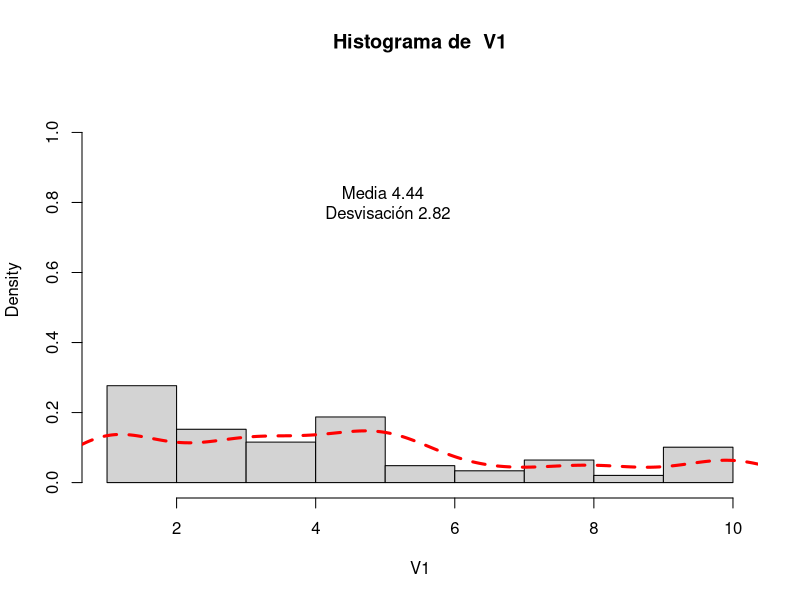
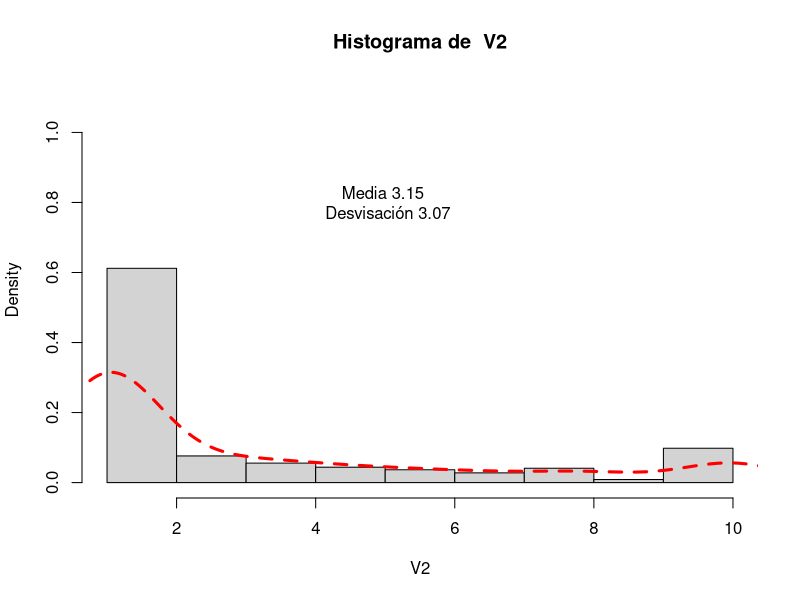
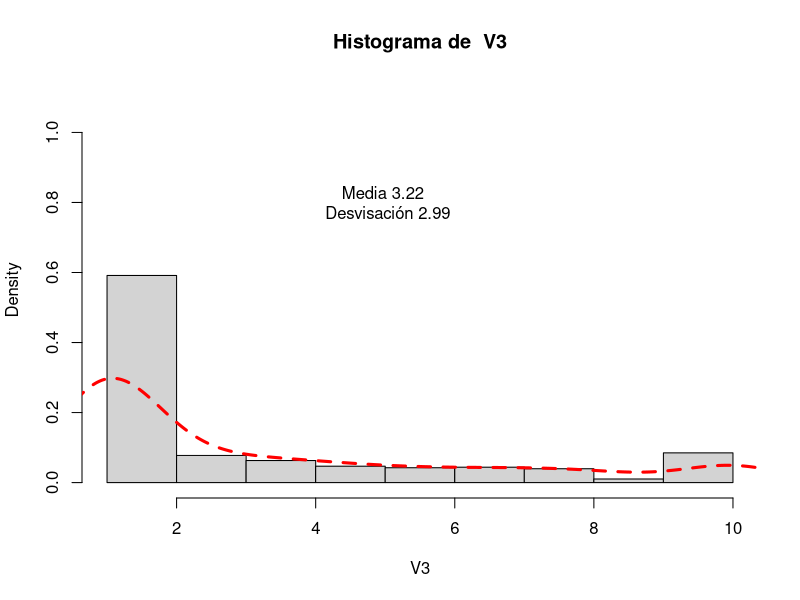
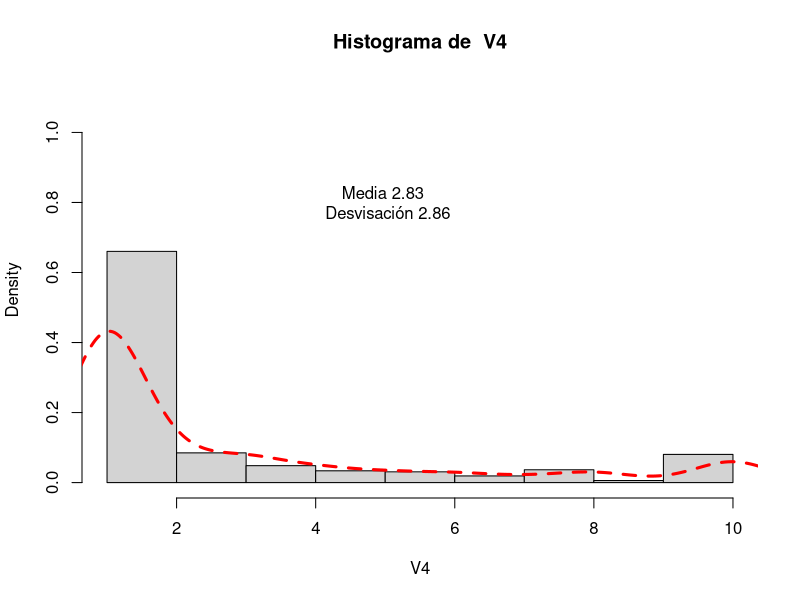
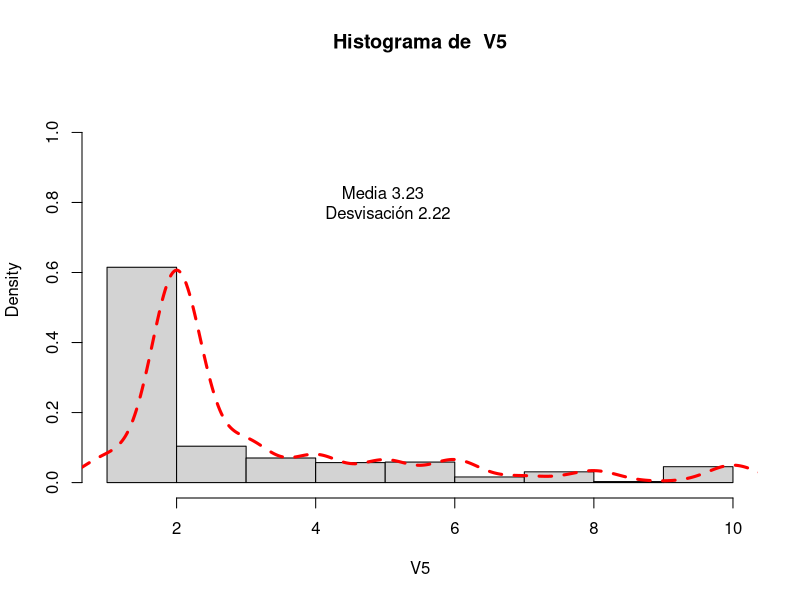
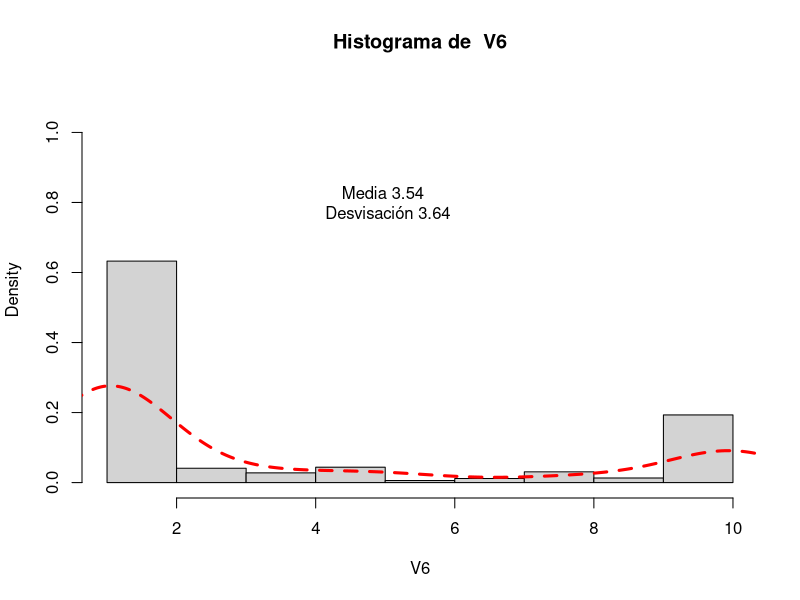
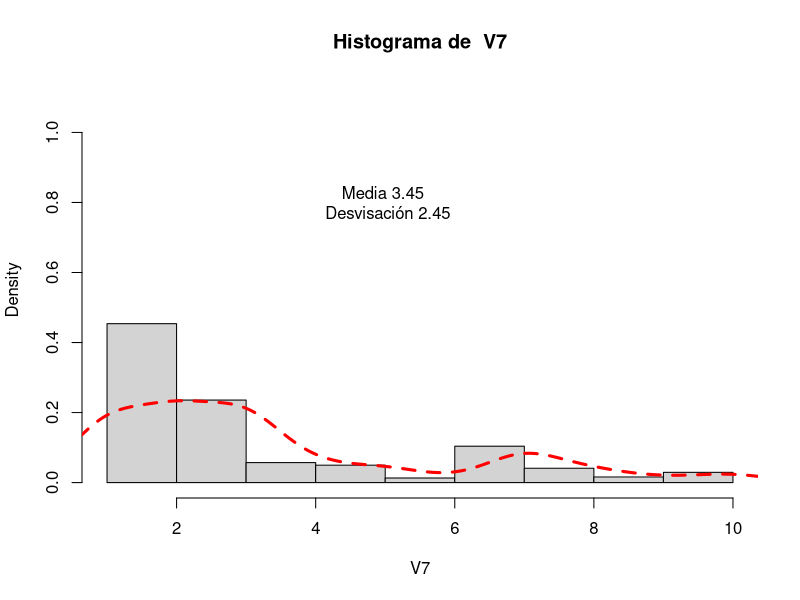
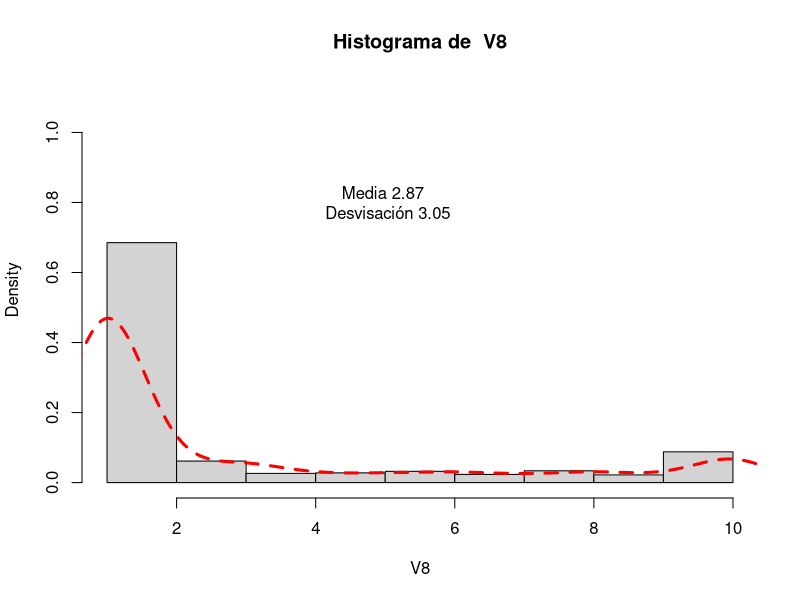

Reproduce these figures in R, in order.
# Ejercicio 4.1

# Exportamos la libreria MASS, necesaria para tener la data.frame
# biopsy.

library(MASS)
head(biopsy)

# # =================
# # Preprocesamiento.
# # =================
#
#
# 1. ¿Cuáles son los objetos a los que les faltan datos?
#-------------------------------------------------------------------------
#
# 	Definimos la variable ID_NA, para guardar los indices de filas que 
# 	tiene algun dato no informado
#
ID_NA <- c()

for (fila in 1:length(biopsy$ID)){
    if ('NA' %in% biopsy[fila,]){
        ID_NA <- c(ID_NA,fila)
    }
}
#
#	Los objetos que les faltan datos son:
#
biopsy[ID_NA,]
#
# 2. Define otro data.frame con los objetos que tienen los datos completos.
#--------------------------------------------------------------------------
#
biopsy_noNA <- biopsy[-ID_NA,]
#
head(biopsy_noNA)
#
#
# # =================================================================================
# # =================================================================================
# # Análisis descriptivo univariante
# # =================================================================================
# # =================================================================================
#
# 1. ¿Cuántas modalidades tiene cada una de las variables?
#----------------------------------------------------------
#
#	Imprimimos cuantos distintos valores pueden tomar cada una de las variables 
#
lenb <- length(biopsy_noNA)
for (col in 1:lenb){
    cat(names(biopsy_noNA)[col],"-",length(unique(biopsy_noNA[,col])),"\n")
}
#
#	Podemos ver que las variables V1-V8 tomas 10 distintos valores.
#	La variable V9 toma 9 distintos valores, mientras que la variable
#	class solo toma 2. 
#	Por otra parte, como el ID es simplemente identificativo para cada objeto
#	podemos saber que tenemos 630 objetos.
#
#
# 2.¿Cuál es el tipo de gráfico más apropiado para representar la variabilidad
#  	de las 9 variables?
#------------------------------------------------------------------------------
#
#	La variabilidad de las nueves variables se puede ver en un histograma. 
# 	Reliazaremos esta gráficas en el punto 5.
#
#
#
# 3. Todas las variables, salvo una, son cuantitativas de carácter ordinal. 
#	 Calcula los estadísticos que creas oportuno para describir su tendencia 
#	 central y su dispersión.
#------------------------------------------------------------------------------
#
# Aplicando la funcción mean y sd al objeto biopsy_noNA.  
# 
mean <- apply(as.matrix(biopsy_noNA[,2:10]),2,mean)
sd   <- apply(as.matrix(biopsy_noNA[,2:10]),2,sd)
estadisticos <- cbind(mean,sd)
estadisticos
#
#
# 4. Describe la variable cualitativa.
#------------------------------------------------------------------------------
#
summary(biopsy_noNA[11])
#
# 
# 5. Haz comentarios sobre el grado de variabilidad de las variables.
#------------------------------------------------------------------------------
#
# Primero hacemos las gráficas con ayuda de la información obtenida en 
# este apartado
#
pdf("Jesus-Oroya-Ejercicio-4.2-Analisis-Univariante-5.pdf")
for (var in 2:10){
    hist(unlist(biopsy_noNA[var]),xlab=names(biopsy_noNA[var]),
         main=paste("Histograma de ",names(biopsy_noNA)[var]),
         freq = FALSE,ylim=c(0,1.1))
    lines(density(unlist(biopsy_noNA[var]),kernel = c("gaussian")), 
    	col = "red", lty = 2, lwd = 3)
    tex <- paste("Media",round(estadisticos[var-1,1],2),"\n"
                 ,"Desvisación",round(estadisticos[var-1,2],2))                
    text(5,0.8,tex)
}
dev.off()
# 
# Podemos ver que en general las dispersión de las variables es grande
# En general la desviación es alrededor de 3, con excepción de V9 que 
# tiene el valor 1.73.
#
#
# # =================================================================================
# # =================================================================================
# # Análisis descriptivo bivariante. Asociaciones entre las variables cuantitativas.
# # =================================================================================
# # =================================================================================
#
#
# 1. Representa gráficamente las relaciones entre las variables cuantitativas ordinales.
#------------------------------------------------------------------------------

#
pdf("Jesus-Oroya-Ejercicio-4.2-Analisis-Univariante-relaciones_V1-V9.pdf")
#
grid <- combn(c(2:10),2)
#
for (fila in 1:length(grid[1,])){
    plot(biopsy_noNA[,grid[1,fila]],biopsy_noNA[,grid[2,fila]],
         xlab=names(biopsy_noNA)[grid[1,fila]],
         ylab=names(biopsy_noNA)[grid[2,fila]]
        )
}

dev.off()
#
# 2. Calcula las correlaciones entre las variables cuantitativas ordinales (ten en cuenta 
#	 que hay una variable con datos faltantes).
#------------------------------------------------------------------------------
#
grid <- t(grid <- combn(c(2:10),2))
correlation <- function(v){cor(biopsy_noNA[,v[1]],biopsy_noNA[,v[2]], method="pearson")}
df.corr <- cbind(grid,apply(grid,1,FUN=correlation))
df.corr.names <- cbind(names(biopsy)[df.corr[,1]],names(biopsy)[df.corr[,2]],df.corr[,3])
#
head(df.corr.names)
#
tail(df.corr.names)
#
# 3. ¿Cuál son las dos variables cuantitativas más correladas?
#------------------------------------------------------------------------------
# 
df.corr.names[sort(df.corr.names[,3],index.return =TRUE,decreasing=TRUE )$ix,][1,]
#
#
# # =================================================================================
# # =================================================================================
# # Análisis descriptivo bivariante. Asociaciones entre las variables cuantitativas 
# # 	y la variable cualitativa 
# # =================================================================================
# # =================================================================================
#
#
# 1. Representa gráficamente las relaciones entre las variables cuantitativas y 
# 	 la variable cualitativa.
#------------------------------------------------------------------------------
#
pdf("Jesus-Oroya-Ejercicio-4.2-Analisis-Univariante-relaciones_histo-cuanti-cuali.pdf")
for (index in 2:10){
    class <- as.factor(biopsy_noNA[,11])
    v <- biopsy_noNA[,index]
    prop.table(table(class,v))
    barplot(prop.table(table(class,v)),beside=T,col=c("white","red"),
           xlab=names(biopsy_noNA)[index],ylab="Densidad",ylim=c(0,0.7))
    legend("topright", c("benign", "malignant"), col = c("white", "red"),
            lty = c(-1, -1), pch = c(1, 1),
            bg = "gray")
}
dev.off()
#
# 2. Calcula las correlaciones entre las variables cuantitativas y las variable 
# 	 cualitativa (ten en cuenta que hay una variable con datos faltantes).
#
#------------------------------------------------------------------------------
#
# Definimos razon.cor
razon.cor <- function(index){
    x <- biopsy_noNA[,index]
    factor <- biopsy_noNA[,11]
    niv <- levels(factor)
    numniv <- length(niv)
    SSB <- 0
     for(i in 1:numniv){
       xx <- x[factor==niv[i]]
       nxx <- length(xx)
       SSB <- SSB + nxx*(mean(xx)-mean(x))^2
     }
     SST <- (length(x)-1)*var(x)
     eta2 <-      SSB/SST
     return(eta2)
}
#
#
grid <- t(t(2:10))
df.corr <- cbind(grid,apply(grid,1,razon.cor))
df.corr.names <- cbind(names(biopsy)[df.corr[,1]],df.corr[,2])

#
# 3. ¿Con qué variable cuantitativa está más correlacionada la variable cualitativa?
#
#------------------------------------------------------------------------------
#
index <- sort(df.corr.names[,2],decreasing=TRUE,index.return = TRUE)
df.corr.names[index$ix[1],]
